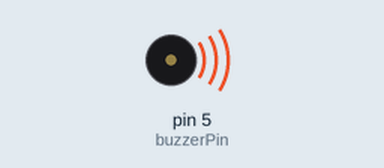
Recording of a sketch running on a simulated Arduino Uno, built with avr-gcc and run on an emulated ATmega328P. On the bench: buzzer (waves = sounding, pin HIGH). What the sketch prints to the serial monitor is not drawn.

Above: at 0.1 s.
At 0.6 s:
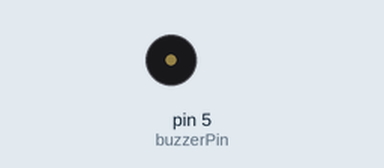
Timing chart, 0 to 2.1 s (numbered marks = the images above):
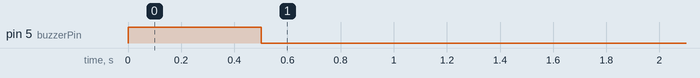

Measured:
- by itself, pin 5 (buzzerPin): LOW → HIGH at 0.00 s, → LOW 0.50 s later

The sketch:

test_buzzer_millis.ino
```cpp
// Pin buzzer terhubung ke pin digital 9
int buzzerPin = 5;

// Waktu awal saat buzzer diaktifkan
unsigned long startMillis;

// Durasi aktif buzzer dalam milidetik
unsigned long buzzerDuration = 500;

// Status buzzer (0 = mati, 1 = aktif)
int buzzerStatus = 0;

void setup() {
  // Atur pin buzzer sebagai OUTPUT
  pinMode(buzzerPin, OUTPUT);
  Serial.begin(9600);
}

void loop() {
  // Periksa apakah buzzer dalam status mati
  if (buzzerStatus == 0) {
    // Aktifkan buzzer
    digitalWrite(buzzerPin, HIGH);
    Serial.println("Buzzer ON");

    // Simpan waktu saat ini
    startMillis = millis();

    // Ubah status buzzer menjadi aktif
    buzzerStatus = 1;
  }

  // Periksa apakah buzzer sudah aktif selama satu detik
  if (buzzerStatus == 1 && millis() - startMillis >= buzzerDuration) {
    // Matikan buzzer
    digitalWrite(buzzerPin, LOW);
    Serial.println("Buzzer OFF");

    // Ubah status buzzer menjadi mati
    // buzzerStatus = 0;
  }
}
```
